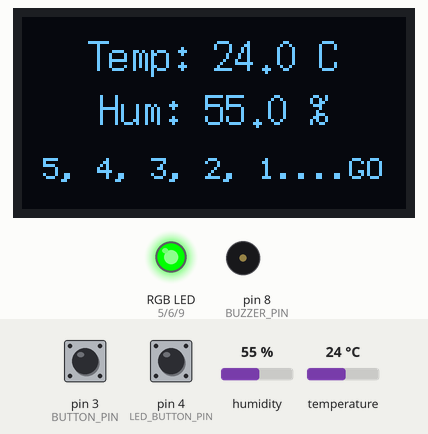
The sketch below on a simulated Arduino Uno, built with avr-gcc and run on an emulated ATmega328P. On the bench: 128×64 one-colour display, an RGB LED mixed from three pins (HIGH = lit), buzzer (waves = sounding, pin HIGH). Inputs (shaded band) come from the test bench; at power-on: pin 3 (BUTTON_PIN) HIGH, temperature 24 °C, pin 4 (LED_BUTTON_PIN) HIGH, humidity 55 %. What the sketch prints to the serial monitor is not drawn.

Above: at 2.8 s.
2.9 s: pin 3 (BUTTON_PIN) pulled LOW for 1.8 s
At 4.7 s:
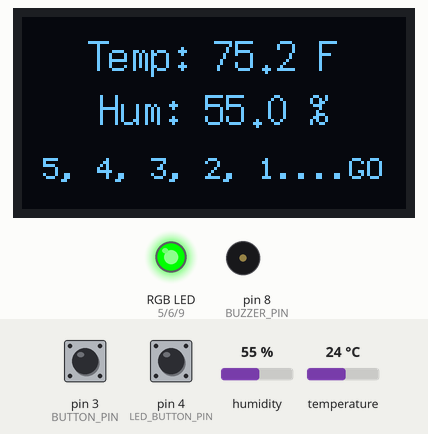
6.2 s: temperature set to 38 °C
At 8.9 s:
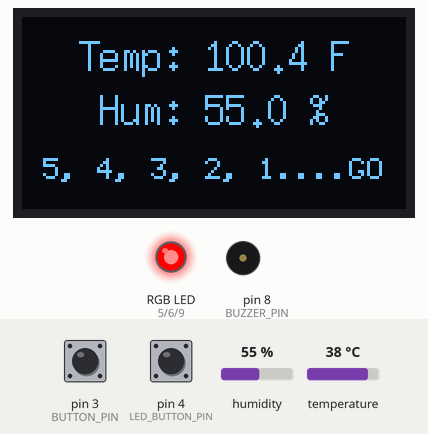
9.7 s: temperature set to 41 °C
At 11.8 s:
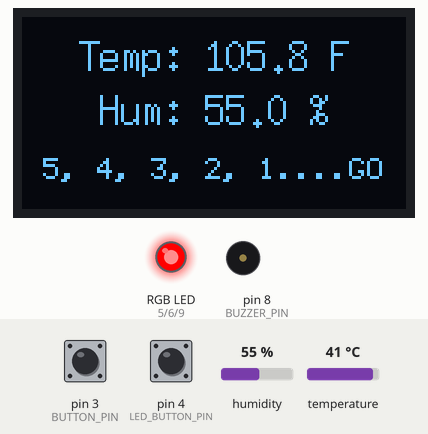
12.3 s: pin 3 (BUTTON_PIN) pulled LOW for 1.8 s
At 20.0 s:
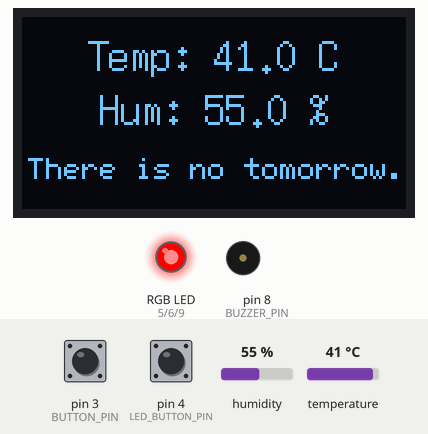
20.3 s: pin 3 (BUTTON_PIN) pulled LOW for 3.2 s
At 23.2 s:
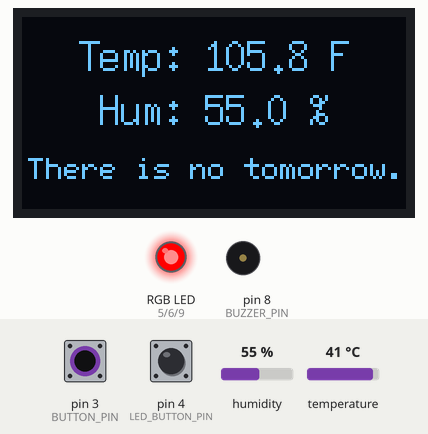
25.0 s: pin 3 (BUTTON_PIN) pulled LOW for 1.8 s
At 35.9 s:
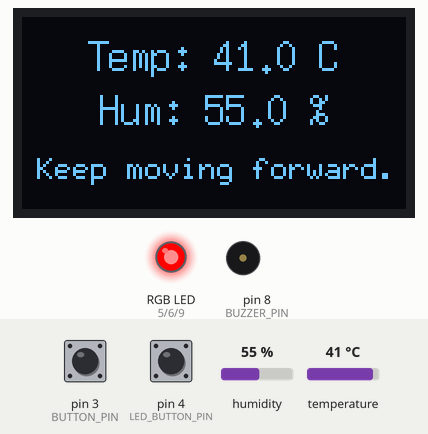
Timing chart, 0 to 37.4 s (numbered marks = the images above; inputs shaded):
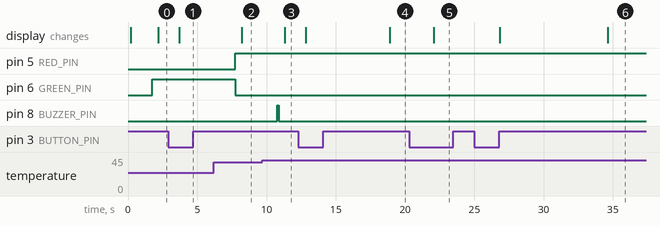

Measured:
- after the input at 2.9 s, the display: changes after 0.81 s (image 1)
- after the input at 6.2 s, pin 5 (RED_PIN): LOW → HIGH after 1.6 s; pin 6 (GREEN_PIN): HIGH → LOW after 1.6 s; the display: changes after 2.0 s (image 2)
- after the input at 9.7 s, pin 8 (BUZZER_PIN): LOW → HIGH after 1.1 s, → LOW 0.10 s later; the display: changes after 1.6 s (image 3)
- after the input at 12.3 s, the display: first changes after 0.55 s (image 4 shows a later state)
- after the input at 20.3 s, the display: changes after 1.8 s (image 5)
- after the input at 25.0 s, the display: first changes after 1.8 s (image 6 shows a later state)

The sketch:

temp_logger_v1.ino
```cpp
#include <Arduino.h>
#include <U8g2lib.h>
#include <Wire.h>
#include <DHT.h>
#include <avr/wdt.h>

// Pin definitions
#define DHTPIN 2
#define DHTTYPE DHT11
#define RED_PIN 5
#define GREEN_PIN 6
#define BLUE_PIN 9
#define BUZZER_PIN 8
#define BUTTON_PIN 3
#define LED_BUTTON_PIN 4  // New button pin for toggling LED

// Simple watchdog timer
unsigned long lastActivityTime = 0;
const unsigned long WATCHDOG_TIMEOUT = 10000; // 10 seconds

// Global variables (minimized)
bool displayInCelsius = true;
bool lastButtonState = HIGH;
bool lastLedButtonState = HIGH;
bool wasNormal = true;
uint8_t currentQuote = 0;
bool ledEnabled = true;  // New variable to track LED state

// Temperature tracking
float lastTemp = 0;
uint8_t trendSymbol = 0; // 0=stable, 1=up, 2=down

// For trend monitoring over time
const unsigned long TREND_INTERVAL = 300000; // 5 minutes in milliseconds
unsigned long lastTrendTime = 0;
float trendBaseTemp = 0;

// Quote timing
unsigned long lastQuoteChangeTime = 0;
const unsigned long QUOTE_CHANGE_INTERVAL = 15000; // 15 seconds between quote changes

// Debugging
const bool DEBUG = false;

// Device instances
U8G2_SSD1306_128X64_NONAME_1_HW_I2C oled(U8G2_R0);
DHT dht(DHTPIN, DHTTYPE);

// Quotes array (stored in program memory to save RAM)
const char quote0[] PROGMEM = "5, 4, 3, 2, 1....GO";
const char quote1[] PROGMEM = "There is no tomorrow.";
const char quote2[] PROGMEM = "Keep moving forward.";
const char quote3[] PROGMEM = "Progress over Results.";
const char quote4[] PROGMEM = "Veni Vici Vidi";
// const char quote5[] PROGMEM = "I failed I broke I rose.";

const char* const quotes[] PROGMEM = {
  quote0, quote1, quote2, quote3, quote4
};
const uint8_t quoteCount = sizeof(quotes) / sizeof(quotes[0]);

void setup() {
  Serial.begin(9600);
  Serial.println(F("Starting..."));

  // Initialize pins
  pinMode(RED_PIN, OUTPUT);
  pinMode(GREEN_PIN, OUTPUT);
  pinMode(BLUE_PIN, OUTPUT);
  pinMode(BUZZER_PIN, OUTPUT);
  pinMode(BUTTON_PIN, INPUT_PULLUP);
  pinMode(LED_BUTTON_PIN, INPUT_PULLUP);  // Initialize new button pin

  // Initialize devices
  Wire.begin();
  oled.begin();

  // Show startup message
  oled.firstPage();
  do {
    oled.setFont(u8g2_font_7x14_tf);
    oled.drawStr(10, 30, "Starting...");
  } while (oled.nextPage());
  delay(500);

  // Initialize DHT sensor
  dht.begin();
  delay(1000); // Give DHT time to stabilize

  // Initialize watchdog
  lastActivityTime = millis();
  lastQuoteChangeTime = millis(); // Initialize quote timer

  // Setup a hardware watchdog
  wdt_enable(WDTO_2S);

  Serial.println(F("Setup complete"));
}

// Get a quote from program memory
void getQuote(char* buffer, uint8_t index) {
  strcpy_P(buffer, (char*)pgm_read_word(&(quotes[index])));
}

// Minimal watchdog reset function
void kickWatchdog() {
  lastActivityTime = millis();
}

// Check if system is responsive
void checkWatchdog() {
  if (millis() - lastActivityTime > WATCHDOG_TIMEOUT) {
    // System hung - reset core components
    Wire.end();
    Wire.begin();
    oled.begin();
    dht.begin();
    kickWatchdog();
  }
}

// Set RGB LED color
inline void setColor(uint8_t r, uint8_t g, uint8_t b) {
  if (ledEnabled) {
    analogWrite(RED_PIN, r);
    analogWrite(GREEN_PIN, g);
    analogWrite(BLUE_PIN, b);
  } else {
    // Turn off LED completely when disabled
    analogWrite(RED_PIN, 0);
    analogWrite(GREEN_PIN, 0);
    analogWrite(BLUE_PIN, 0);
  }
}

// Check temperature unit button state
bool checkButton() {
  bool btnState = digitalRead(BUTTON_PIN);
  bool unitChanged = false;

  if (btnState == LOW && lastButtonState == HIGH) {
    // Button pressed - debounce
    delay(50);

    // Toggle temperature unit
    displayInCelsius = !displayInCelsius;
    unitChanged = true;
    if (DEBUG) Serial.println(F("Toggled temperature unit"));
  }

  lastButtonState = btnState;
  return unitChanged;
}

// Check LED toggle button state
void checkLedButton() {
  bool btnState = digitalRead(LED_BUTTON_PIN);

  if (btnState == LOW && lastLedButtonState == HIGH) {
    // Button pressed - debounce
    delay(50);

    // Toggle LED state
    ledEnabled = !ledEnabled;
    if (DEBUG) {
      Serial.print(F("LED toggled: "));
      Serial.println(ledEnabled ? F("ON") : F("OFF"));
    }
  }

  lastLedButtonState = btnState;
}

// Update temperature trend indicator over a longer time period
void updateTrend(float currentTemp) {
  unsigned long currentTime = millis();

  // Initialize base temperature if it's the first reading
  if (trendBaseTemp == 0) {
    trendBaseTemp = currentTemp;
    lastTrendTime = currentTime;
    if (DEBUG) Serial.println(F("First trend reading - initializing baseline"));
    return;
  }

  // Store current value
  lastTemp = currentTemp;

  // Only update trend indicator every TREND_INTERVAL (e.g., 5 minutes)
  if (currentTime - lastTrendTime >= TREND_INTERVAL) {
    // Calculate difference from the base temperature from 5 minutes ago
    float diff = currentTemp - trendBaseTemp;

    // Threshold of 0.5 degrees over 5 minutes for meaningful change
    if (diff >= 0.5) {
      trendSymbol = 1; // Up arrow
      if (DEBUG) {
        Serial.print(F("5min Trend: UP (diff: "));
        Serial.print(diff);
        Serial.println(F("°C)"));
      }
    } else if (diff <= -0.5) {
      trendSymbol = 2; // Down arrow
      if (DEBUG) {
        Serial.print(F("5min Trend: DOWN (diff: "));
        Serial.print(diff);
        Serial.println(F("°C)"));
      }
    } else {
      trendSymbol = 0; // Stable
      if (DEBUG) {
        Serial.print(F("5min Trend: STABLE (diff: "));
        Serial.print(diff);
        Serial.println(F("°C)"));
      }
    }

    // Reset the base temperature and time for next interval
    trendBaseTemp = currentTemp;
    lastTrendTime = currentTime;
  }
}

// Update LED based on temperature - with correction for F scale
void updateLED(float temp, bool isCelsius) {
  // Convert to Celsius for consistent LED color mapping if in F mode
  float tempForLED = isCelsius ? temp : (temp - 32.0) * 5.0 / 9.0;

  if (tempForLED < 8) {
    setColor(0, 100, 255);      // Icy Blue
  } else if (tempForLED < 12) {
    setColor(0, 120, 255);      // Cool Blue
  } else if (tempForLED < 20) {
    setColor(0, 180, 255);      // Light Blue
  } else if (tempForLED < 25) {
    setColor(0, 255, 0);        // Green
  } else if (tempForLED < 33) {
    setColor(255, 100, 0);      // Orange
  } else {
    setColor(255, 0, 0);        // Red
  }
}

// Check temperature and trigger buzzer if needed
void checkTemp(float temp, bool isCelsius) {
  // Convert to Celsius for consistent evaluation if in F mode
  float tempForCheck = isCelsius ? temp : (temp - 32.0) * 5.0 / 9.0;

  bool isAbnormal = (tempForCheck >= 40 || tempForCheck < 5);

  if (isAbnormal && wasNormal) {
    // Warning beep
    digitalWrite(BUZZER_PIN, HIGH);
    delay(100);
    digitalWrite(BUZZER_PIN, LOW);
    wasNormal = false;
  } else if (!isAbnormal && !wasNormal) {
    wasNormal = true;
  }
}

void loop() {
  // Reset the hardware watchdog
  wdt_reset();

  // Reset watchdog at start of loop
  kickWatchdog();

  // Check both buttons
  bool unitChanged = checkButton();
  checkLedButton();

  // Read sensor data - add delay before reading to stabilize
  delay(50);
  float humidity = dht.readHumidity();
  float temperature = dht.readTemperature();

  // Verify sensor readings
  if (isnan(humidity) || isnan(temperature)) {
    // Failed reading, show error message and try again next loop
    oled.firstPage();
    do {
      oled.setFont(u8g2_font_7x14_tf);
      oled.drawStr(5, 30, "Sensor Error!");
    } while (oled.nextPage());

    delay(1000);
    return;
  }

  // Update trend indicator
  updateTrend(temperature);

  // Print values to serial for debugging
  if (DEBUG) {
    Serial.print("Humidity: ");
    Serial.print(humidity);
    Serial.print("%, Temp: ");
    Serial.print(temperature);
    Serial.print("°C, LED: ");
    Serial.println(ledEnabled ? "ON" : "OFF");
  }

  // Convert temperature if needed
  float displayTemp = temperature;
  if (!displayInCelsius) {
    displayTemp = (temperature * 9.0 / 5.0) + 32.0;
  }

  // Update outputs - pass original temp in Celsius for proper LED behavior
  updateLED(displayTemp, displayInCelsius);
  checkTemp(displayTemp, displayInCelsius);

  // Buffer for storing formatted text
  char buffer[30];

  // Format values to fixed decimal places
  char tempStr[6]; // Buffer for temperature string
  char humStr[6];  // Buffer for humidity string

  // Convert floating point to strings with 1 decimal place
  dtostrf(displayTemp, 4, 1, tempStr);
  dtostrf(humidity, 4, 1, humStr);

  // Update display
  oled.firstPage();
  do {
    // Temperature display with trend indicator
    oled.setFont(u8g2_font_7x14_tf);

    // Format the temperature with trend
    if (trendSymbol == 1) {
      // Up arrow
      snprintf(buffer, sizeof(buffer), "Temp: %s %c %c", tempStr, displayInCelsius ? 'C' : 'F', 24); // ASCII 24 is ↑
    } else if (trendSymbol == 2) {
      // Down arrow
      snprintf(buffer, sizeof(buffer), "Temp: %s %c %c", tempStr, displayInCelsius ? 'C' : 'F', 25); // ASCII 25 is ↓
    } else {
      // No trend indicator
      snprintf(buffer, sizeof(buffer), "Temp: %s %c", tempStr, displayInCelsius ? 'C' : 'F');
    }

    uint8_t tempX = (128 - oled.getStrWidth(buffer)) / 2;
    oled.drawStr(tempX, 18, buffer);

    // Humidity display
    snprintf(buffer, sizeof(buffer), "Hum: %s %%", humStr);
    uint8_t humX = (128 - oled.getStrWidth(buffer)) / 2;
    oled.drawStr(humX, 36, buffer);

    // Quote display (moved up to where LED status was)
    oled.setFont(u8g2_font_6x12_tf);
    getQuote(buffer, currentQuote);
    uint8_t quoteX = (128 - oled.getStrWidth(buffer)) / 2;
    oled.drawStr(quoteX, 54, buffer);
  } while (oled.nextPage());

  // Check if it's time to change the quote (every QUOTE_CHANGE_INTERVAL milliseconds)
  unsigned long currentTime = millis();
  if (currentTime - lastQuoteChangeTime >= QUOTE_CHANGE_INTERVAL) {
    // Update quote
    currentQuote = (currentQuote + 1) % quoteCount;
    lastQuoteChangeTime = currentTime;

    // Log quote change
    if (DEBUG) {
      Serial.print(F("Quote changed to #"));
      Serial.println(currentQuote);
    }
  }

  // Check if system is hanging
  checkWatchdog();

  // Wait before next update
  delay(1000);
}
```
